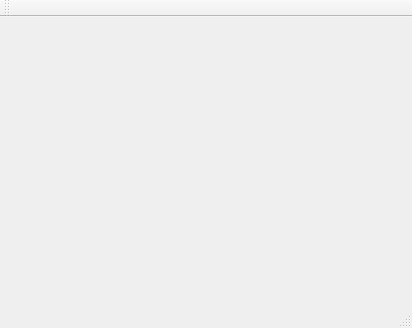
<?xml version="1.0" encoding="UTF-8"?>
<ui version="4.0">
 <class>MainWindow</class>
 <widget class="QMainWindow" name="MainWindow">
  <property name="geometry">
   <rect>
    <x>0</x>
    <y>0</y>
    <width>412</width>
    <height>328</height>
   </rect>
  </property>
  <property name="windowTitle">
   <string>MainWindow</string>
  </property>
  <widget class="QWidget" name="centralWidget">
   <widget class="QStackedWidget" name="stackedWidget">
    <property name="geometry">
     <rect>
      <x>10</x>
      <y>-40</y>
      <width>1800</width>
      <height>1000</height>
     </rect>
    </property>
    <widget class="QWidget" name="page">
     <widget class="QPushButton" name="pushButton_4">
      <property name="geometry">
       <rect>
        <x>820</x>
        <y>810</y>
        <width>180</width>
        <height>150</height>
       </rect>
      </property>
      <property name="text">
       <string/>
      </property>
     </widget>
    </widget>
    <widget class="QWidget" name="page_2">
     <widget class="QPushButton" name="pushButton">
      <property name="geometry">
       <rect>
        <x>700</x>
        <y>800</y>
        <width>400</width>
        <height>80</height>
       </rect>
      </property>
      <property name="text">
       <string/>
      </property>
     </widget>
    </widget>
    <widget class="QWidget" name="page_4">
     <widget class="QPushButton" name="pushButton_3">
      <property name="geometry">
       <rect>
        <x>810</x>
        <y>780</y>
        <width>400</width>
        <height>120</height>
       </rect>
      </property>
      <property name="text">
       <string/>
      </property>
     </widget>
    </widget>
    <widget class="QWidget" name="page_5"/>
    <widget class="QWidget" name="page_3">
     <widget class="QSlider" name="horizontalSlider">
      <property name="geometry">
       <rect>
        <x>20</x>
        <y>220</y>
        <width>91</width>
        <height>16</height>
       </rect>
      </property>
      <property name="orientation">
       <enum>Qt::Horizontal</enum>
      </property>
     </widget>
     <widget class="QPushButton" name="pushButton_2">
      <property name="geometry">
       <rect>
        <x>20</x>
        <y>190</y>
        <width>80</width>
        <height>15</height>
       </rect>
      </property>
      <property name="text">
       <string>音量</string>
      </property>
     </widget>
    </widget>
   </widget>
  </widget>
  <widget class="QMenuBar" name="menuBar">
   <property name="geometry">
    <rect>
     <x>0</x>
     <y>0</y>
     <width>412</width>
     <height>17</height>
    </rect>
   </property>
  </widget>
  <widget class="QToolBar" name="mainToolBar">
   <attribute name="toolBarArea">
    <enum>TopToolBarArea</enum>
   </attribute>
   <attribute name="toolBarBreak">
    <bool>false</bool>
   </attribute>
  </widget>
  <widget class="QStatusBar" name="statusBar"/>
 </widget>
 <layoutdefault spacing="6" margin="11"/>
 <resources/>
 <connections/>
</ui>
